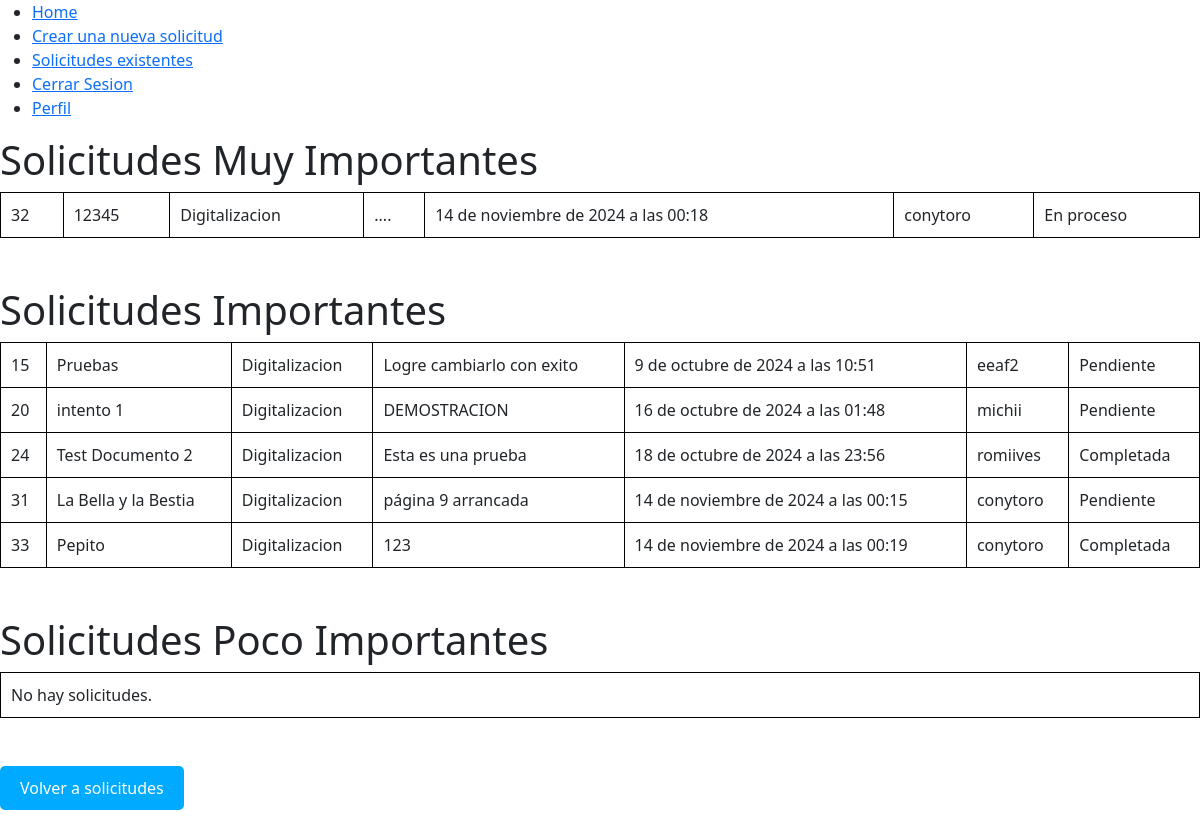
Page /prioridades_usuario/ (signed in) on the earlier database version.
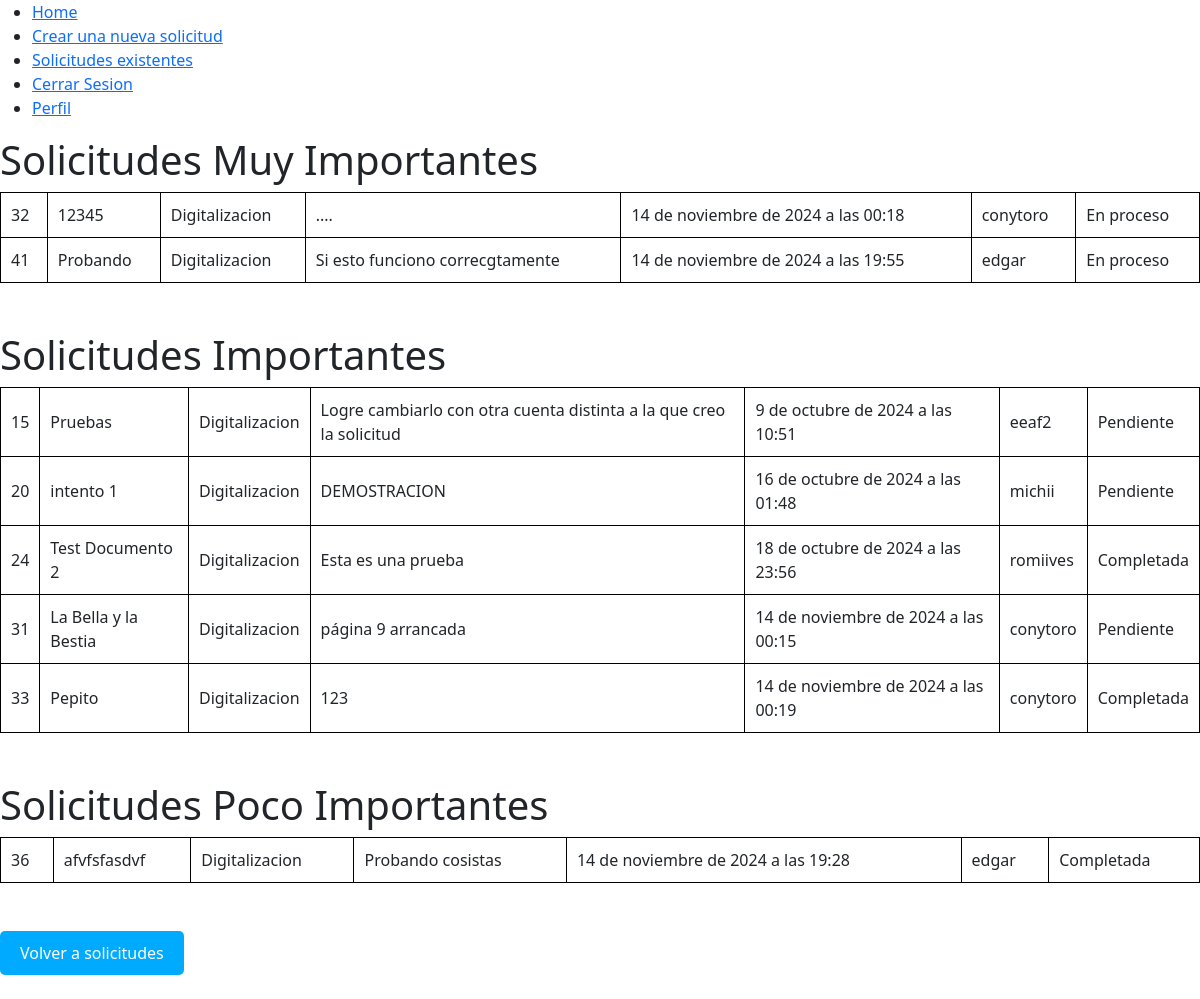
Same page on the later database version.
### Cuentas/models.py (models this page shows, shortened)
class Solicitudes(models.Model):
    ESTADOS = [
        ('Pendiente','Pendiente'),
        ('En proceso','En proceso'),
        ('Completada','Completada'),
        ('Rechazada','Rechazada')
    ]
    DEPARTAMENTOS = [
        ("placeholder","Seleccionar"),
        ("Matematicas","Matematicas"),
        ("Paleontologia","Paleontologia"),
        ("Restauracion","Restauracion"),
        ("Digitalizacion","Digitalizacion"),
        ("libritos","Libreria"),
        ("Novelas","Novelas"),
        ("cuentos","Cuentos"),
        ]
    Prioridad=[
        ("Muy Importante","Muy Importante"),
        ("Importante","Importante"),
        ("Poco Importante","Poco Importante")
    ]
    documento = models.CharField(max_length=100)
    departamento = models.CharField(max_length=60, choices=DEPARTAMENTOS,default="placeholder")
    nota = models.TextField(blank=True)
    fecha = models.DateTimeField(auto_now_add=True)
    autor = models.CharField(max_length=60)
    estado = models.CharField(max_length=20, choices=ESTADOS, default='pendiente')
    prioridad= models.CharField(max_length=120, choices=Prioridad, default="Importante")
    class Meta:
        ordering = ['-fecha']  # Ordena por fecha de manera ascendente
        ordering = ['departamento']

### Cuentas/views.py (the view)
# urls.py: path('prioridades_usuario/', views.prioridades_usuario, name='prioridades_usuario'),
def prioridades_usuario(request):
    if request.user.is_authenticated:
        usuario = request.user.id
        department = Personal.objects.filter(name=usuario).values_list("sector", flat=True).first()
        if department is None:
            department = "placeholder"
        soli_MI = Solicitudes.objects.filter(prioridad="Muy Importante", departamento=department)
        soli_I = Solicitudes.objects.filter(prioridad="Importante", departamento=department)
        soli_PI = Solicitudes.objects.filter(prioridad="Poco Importante", departamento=department)
        return render(request, "prioridad_usuario.html", {
            "MI": soli_MI,
            "I": soli_I,
            "PI": soli_PI
        })

### Cuentas/templates/prioridad_usuario.html (shortened to what this page needs)
{% extends "master.html" %}
{% block content %}
<body>
    <h1>Solicitudes Muy Importantes</h1>
    <table>
        <tbody>
            {% for x in MI %}
                <tr>
                    <td>{{ x.id }}</td>
                    <td>{{ x.documento }}</td>
                    <td>{{ x.departamento }}</td>
                    <td>{{ x.nota }}</td>
                    <td>{{ x.fecha }}</td>
                    <td>{{ x.autor }}</td>
                    <td>{{ x.estado }}</a></td>
                </tr>
            {% empty %}
                <tr>
                    <td colspan="7">No hay solicitudes.</td>
                </tr>
            {% endfor %}
        </tbody>
    </table>
    <br>
    <br>
    <h1>Solicitudes Importantes</h1>
    <table>
        <tbody>
            {% for x in I %}
                <tr>
                    <td>{{ x.id }}</td>
                    <td>{{ x.documento }}</td>
                    <td>{{ x.departamento }}</td>
                    <td>{{ x.nota }}</td>
                    <td>{{ x.fecha }}</td>
                    <td>{{ x.autor }}</td>
                    <td>{{ x.estado }}</a></td>
                </tr>
            {% empty %}
                <tr>
                    <td colspan="7">No hay solicitudes.</td>
                </tr>
            {% endfor %}
        </tbody>
    </table>
    <br>
    <br>
    <h1>Solicitudes Poco Importantes</h1>
    <table>
        <tbody>
            {% for x in PI %}
                <tr>
                    <td>{{ x.id }}</td>
                    <td>{{ x.documento }}</td>
                    <td>{{ x.departamento }}</td>
                    <td>{{ x.nota }}</td>
                    <td>{{ x.fecha }}</td>
                    <td>{{ x.autor }}</td>
                    <td>{{ x.estado }}</a></td>
                </tr>
            {% empty %}
                <tr>
                    <td colspan="7">No hay solicitudes.</td>
                </tr>
            {% endfor %}
        </tbody>
    </table>
    <br>
    <br>
    <a href="/mis_solicitudes">
        <button style="background-color: #00aaff; color: white; border: none; padding: 10px 20px; border-radius: 5px; cursor: pointer;">
            Volver a solicitudes
        </button>
    </a>
<br>
<br>
</body>
{% endblock %}

Differences in the rows shown:
added Solicitudes: id "41", documento "Probando", departamento "Digitalizacion", nota "Si esto funciono correcgtamente", fecha "14 de noviembre de 2024 a las 19:55", autor "edgar", estado "En proceso", shown under "Solicitudes Muy Importantes"
changed Solicitudes "Pruebas": nota "Logre cambiarlo con exito" → "Logre cambiarlo con otra cuenta distinta a la que creo la solicitud"
added Solicitudes: id "36", documento "afvfsfasdvf", departamento "Digitalizacion", nota "Probando cosistas", fecha "14 de noviembre de 2024 a las 19:28", autor "edgar", estado "Completada", shown under "Solicitudes Poco Importantes"
Other differences:
text no longer shown: "No hay solicitudes."
